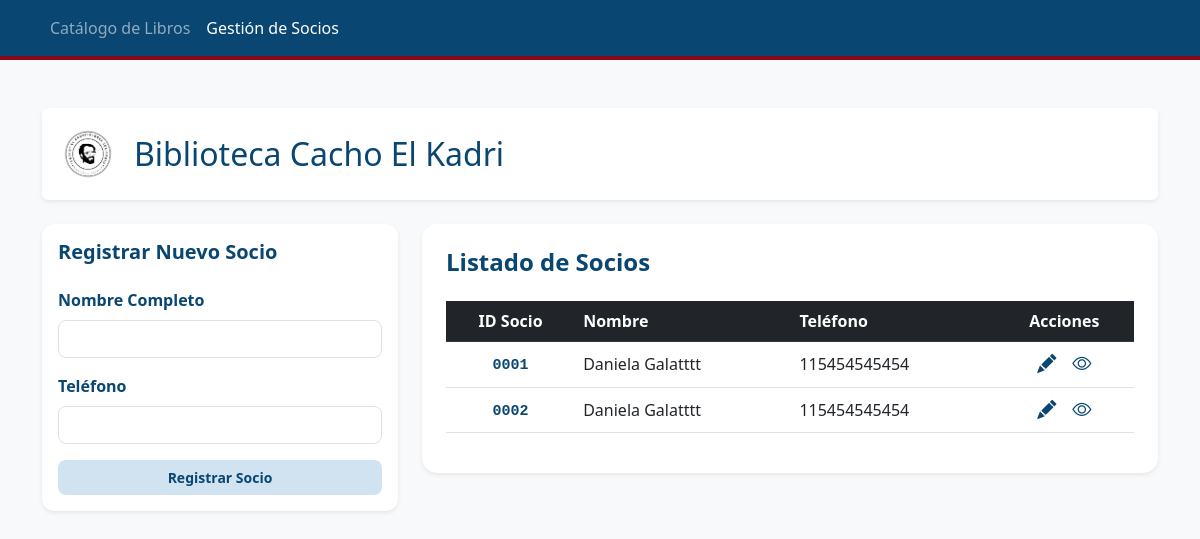
The page /socios on the database as committed earlier.
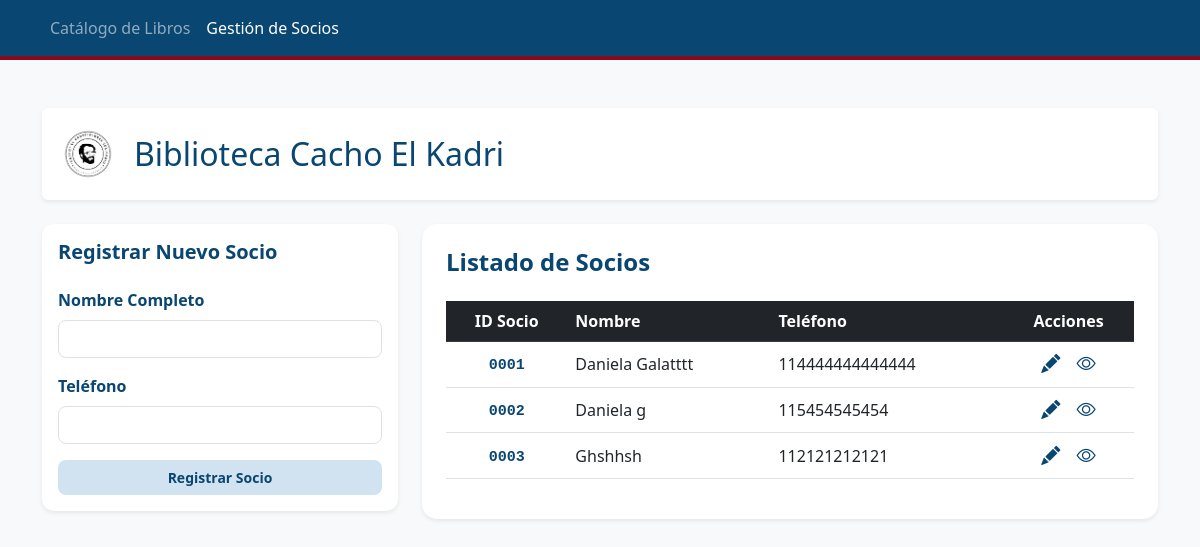
The same page on the database as committed later.
### tables this page shows
CREATE TABLE Socios (
            id_socio INTEGER PRIMARY KEY AUTOINCREMENT,
            nombre_completo TEXT NOT NULL,
            telefono TEXT NOT NULL
        );

### app.py (the view)
@app.route('/socios')
def lista_socios():
    conexion = sqlite3.connect("biblioteca.db")
    cursor = conexion.cursor()
    cursor.execute("SELECT id_socio, nombre_completo, telefono FROM Socios")
    socios = cursor.fetchall()
    conexion.close()
    return render_template('socios.html', socios=socios)

### templates/socios.html (shortened to what the changed rows need)
<!DOCTYPE html>
<html lang="es">
<head>
    <link href="https://cdn.jsdelivr.net/npm/bootstrap@5.3.0/dist/css/bootstrap.min.css" rel="stylesheet">
    <link rel="stylesheet" href="https://cdn.jsdelivr.net/npm/bootstrap-icons@1.11.3/font/bootstrap-icons.min.css">
</head>
<body class="bg-light">
    <div class="container mt-5">
        <div class="d-flex align-items-center mb-4 p-3 bg-white rounded shadow-sm">
            <h1 class="h2 m-0">Biblioteca Cacho El Kadri</h1>
        </div>
        <div class="row">
            <div class="col-md-8">
                <div class="card shadow-sm border-0" style="border-radius: 15px;">
                    <div class="card-body p-4">
                        <div class="table-responsive">
                            <table class="table table-hover align-middle">
                                <thead class="table-dark" style="background-color: #094672 !important;">
                                    <tr>
                                        <th class="text-center">ID Socio</th>
                                        <th>Nombre</th>
                                        <th>Teléfono</th>
                                        <th class="text-center">Acciones</th>
                                    </tr>
                                </thead>
                                <tbody>
                                    {% for socio in socios %}
                                    <tr>
                                        <td class="text-center">
                                            <span class="id-socio-text">
                                                {{ "%04d" | format(socio[0]) }}
                                            </span>
                                        </td>
                                        <td>{{ socio[1] }}</td>
                                        <td>{{ socio[2] }}</td>
                                        <td class="text-center">
                                            <div class="d-flex justify-content-center align-items-center gap-3">
                                                <a href="/editar_socio/{{ socio[0] }}" class="accion-icon" title="Editar datos">
                                                    <i class="bi bi-pencil-fill"></i>
                                                </a>
                                                <a href="/historial_socio/{{ socio[0] }}" class="accion-icon" title="Ver historial">
                                                    <i class="bi bi-eye"></i>
                                                </a>
                                            </div>
                                        </td>
                                    </tr>
                                    {% endfor %}
                                </tbody>
                            </table>
                        </div>
                    </div>
                </div>
            </div>
        </div>
    </div>
</body>
</html>

Rows that differ between the two databases and show on the page:
changed Socios "Daniela Galatttt": telefono "115454545454" → "114444444444444"
changed Socios "0002": nombre_completo "Daniela Galatttt" → "Daniela g"
added Socios: id_socio "0003", nombre_completo "Ghshhsh", telefono "112121212121"
